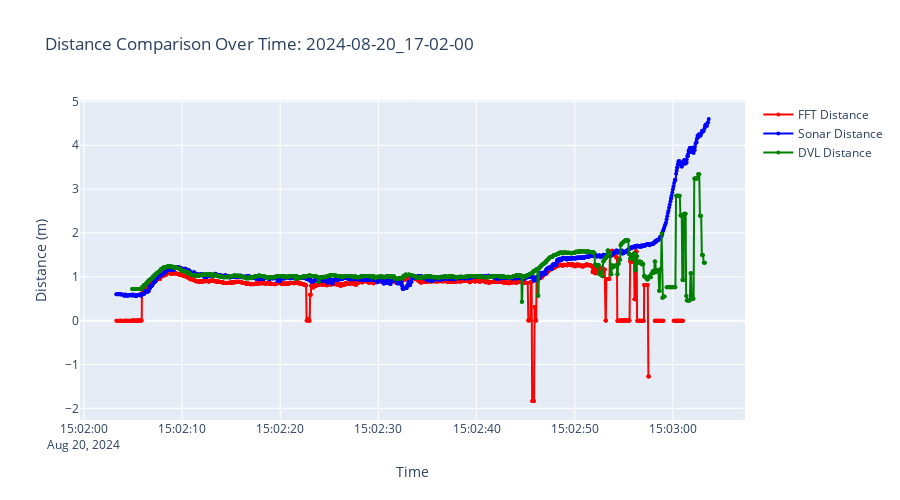
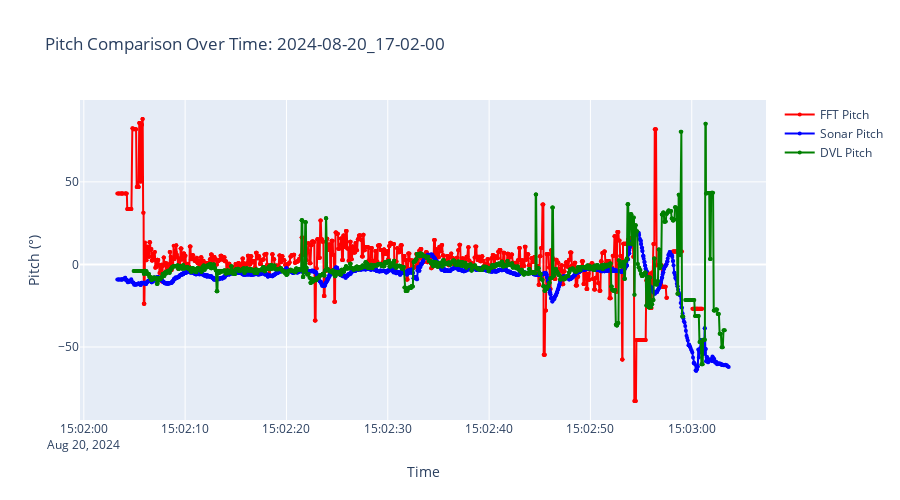
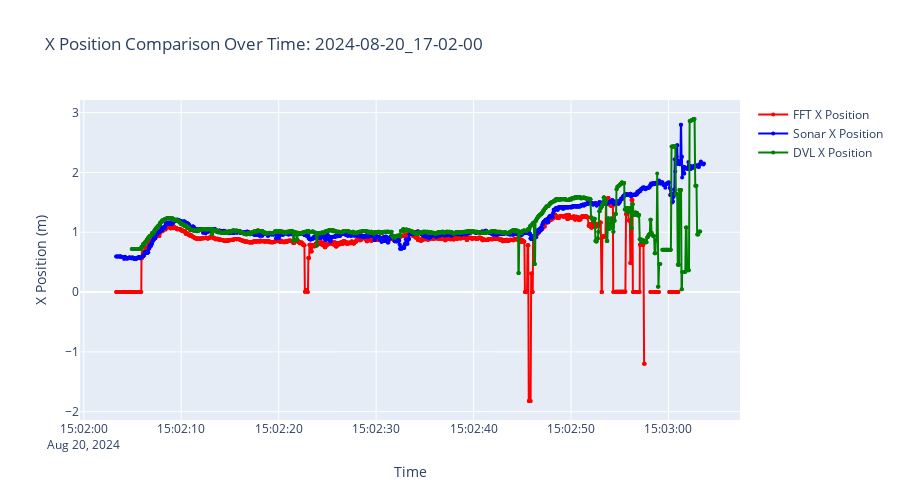
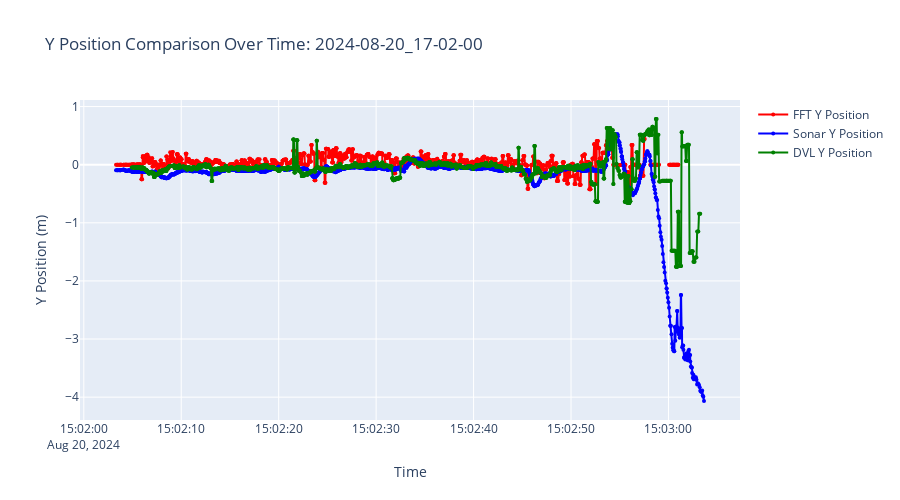

Notebook code cell kept with these figures, in order:
### Markdown cell above
## 7. Three-System Synchronized Comparison

Synchronize and compare measurements from all three systems: Sonar, DVL, and Relative FFT.

### Code cell
# COMPREHENSIVE THREE-SYSTEM NET RELATIVE POSITION ANALYSIS
print("=== THREE-SYSTEM NET RELATIVE POSITION ANALYSIS ===")

if df_sonar is not None and df_nav is not None and df_fft is not None:
    # Import the new net relative utilities
    from utils.net_relative_utils import run_complete_three_system_analysis
    
    print("Running comprehensive three-system analysis with net relative position calculations...")
    
    # Run the complete analysis
    sync_df, stats, fig_distance, fig_pitch, fig_x_position, fig_y_position = run_complete_three_system_analysis(
        df_sonar=df_sonar,
        df_nav=df_nav, 
        df_fft=df_fft,
        target_bag=TARGET_BAG,
        exports_folder=EXPORTS_FOLDER
    )
    
    # Display all four separate visualizations
    print("\nDisplaying distance comparison:")
    fig_distance.show()
    
    print("\nDisplaying pitch comparison:")
    fig_pitch.show()
    
    print("\nDisplaying X position comparison:")
    fig_x_position.show()
    
    print("\nDisplaying Y position comparison:")
    fig_y_position.show()
    
    # Print analysis summary
    if stats:
        print(f"\n=== ANALYSIS SUMMARY ===")
        print(f"Total synchronized points: {stats.get('total_sync_points', 0)}")
        print(f"Valid distance comparisons: {stats.get('valid_distance_points', 0)}")
        
        if 'fft_sonar_distance_corr' in stats:
            print(f"\nDistance correlations:")
            print(f"  FFT ↔ Sonar: {stats['fft_sonar_distance_corr']:.3f}")
            print(f"  FFT ↔ DVL: {stats['fft_nav_distance_corr']:.3f}")
            print(f"  Sonar ↔ DVL: {stats['sonar_nav_distance_corr']:.3f}")
    
    print(f"\nComplete three-system net relative position analysis finished")
    print(f"Color coding: Red=FFT, Blue=Sonar, Green=DVL")
    print(f"Note: Sonar angles corrected by -180° for coordinate system alignment")
    
else:
    print("Missing one or more datasets - cannot perform three-system comparison")
    print("Available data:")
    print(f"  Sonar: {'✓' if df_sonar is not None else '✗'}")
    print(f"  Navigation: {'✓' if df_nav is not None else '✗'}")
    print(f"  FFT: {'✓' if df_fft is not None else '✗'}")

### Figure 1 — Plotly figure (JSON) as saved in the notebook; plotly's stock layout.template omitted (floating-point values rounded to 4 significant figures; data arrays with more than 128 entries replaced by an {"elided": "..."} marker saying what was removed)
{"data": [{"line": {"color": "red", "width": 2}, "marker": {"size": 4}, "mode": "lines+markers", "name": "FFT Distance", "type": "scatter", "x": {"elided": "1847 str values"}, "y": {"elided": "1847 float values"}}, {"line": {"color": "blue", "width": 2}, "marker": {"size": 4}, "mode": "lines+markers", "name": "Sonar Distance", "type": "scatter", "x": {"elided": "1847 str values"}, "y": {"elided": "1847 float values"}}, {"line": {"color": "green", "width": 2}, "marker": {"size": 4}, "mode": "lines+markers", "name": "DVL Distance", "type": "scatter", "x": {"elided": "1847 str values"}, "y": {"elided": "1847 float values"}}], "layout": {"height": 500, "showlegend": true, "title": {"text": "Distance Comparison Over Time: 2024-08-20_17-02-00"}, "xaxis": {"title": {"text": "Time"}}, "yaxis": {"title": {"text": "Distance (m)"}}}}

### Figure 2 — Plotly figure (JSON) as saved in the notebook; plotly's stock layout.template omitted (floating-point values rounded to 4 significant figures; data arrays with more than 128 entries replaced by an {"elided": "..."} marker saying what was removed)
{"data": [{"line": {"color": "red", "width": 2}, "marker": {"size": 4}, "mode": "lines+markers", "name": "FFT Pitch", "type": "scatter", "x": {"elided": "1847 str values"}, "y": {"elided": "1847 float values"}}, {"line": {"color": "blue", "width": 2}, "marker": {"size": 4}, "mode": "lines+markers", "name": "Sonar Pitch", "type": "scatter", "x": {"elided": "1847 str values"}, "y": {"elided": "1847 float values"}}, {"line": {"color": "green", "width": 2}, "marker": {"size": 4}, "mode": "lines+markers", "name": "DVL Pitch", "type": "scatter", "x": {"elided": "1847 str values"}, "y": {"elided": "1847 float values"}}], "layout": {"height": 500, "showlegend": true, "title": {"text": "Pitch Comparison Over Time: 2024-08-20_17-02-00"}, "xaxis": {"title": {"text": "Time"}}, "yaxis": {"title": {"text": "Pitch (°)"}}}}

### Figure 3 — Plotly figure (JSON) as saved in the notebook; plotly's stock layout.template omitted (floating-point values rounded to 4 significant figures; data arrays with more than 128 entries replaced by an {"elided": "..."} marker saying what was removed)
{"data": [{"line": {"color": "red", "width": 2}, "marker": {"size": 4}, "mode": "lines+markers", "name": "FFT X Position", "type": "scatter", "x": {"elided": "1847 str values"}, "y": {"elided": "1847 float values"}}, {"line": {"color": "blue", "width": 2}, "marker": {"size": 4}, "mode": "lines+markers", "name": "Sonar X Position", "type": "scatter", "x": {"elided": "1847 str values"}, "y": {"elided": "1847 float values"}}, {"line": {"color": "green", "width": 2}, "marker": {"size": 4}, "mode": "lines+markers", "name": "DVL X Position", "type": "scatter", "x": {"elided": "1847 str values"}, "y": {"elided": "1847 float values"}}], "layout": {"height": 500, "showlegend": true, "title": {"text": "X Position Comparison Over Time: 2024-08-20_17-02-00"}, "xaxis": {"title": {"text": "Time"}}, "yaxis": {"title": {"text": "X Position (m)"}}}}

### Figure 4 — Plotly figure (JSON) as saved in the notebook; plotly's stock layout.template omitted (floating-point values rounded to 4 significant figures; data arrays with more than 128 entries replaced by an {"elided": "..."} marker saying what was removed)
{"data": [{"line": {"color": "red", "width": 2}, "marker": {"size": 4}, "mode": "lines+markers", "name": "FFT Y Position", "type": "scatter", "x": {"elided": "1847 str values"}, "y": {"elided": "1847 float values"}}, {"line": {"color": "blue", "width": 2}, "marker": {"size": 4}, "mode": "lines+markers", "name": "Sonar Y Position", "type": "scatter", "x": {"elided": "1847 str values"}, "y": {"elided": "1847 float values"}}, {"line": {"color": "green", "width": 2}, "marker": {"size": 4}, "mode": "lines+markers", "name": "DVL Y Position", "type": "scatter", "x": {"elided": "1847 str values"}, "y": {"elided": "1847 float values"}}], "layout": {"height": 500, "showlegend": true, "title": {"text": "Y Position Comparison Over Time: 2024-08-20_17-02-00"}, "xaxis": {"title": {"text": "Time"}}, "yaxis": {"title": {"text": "Y Position (m)"}}}}
